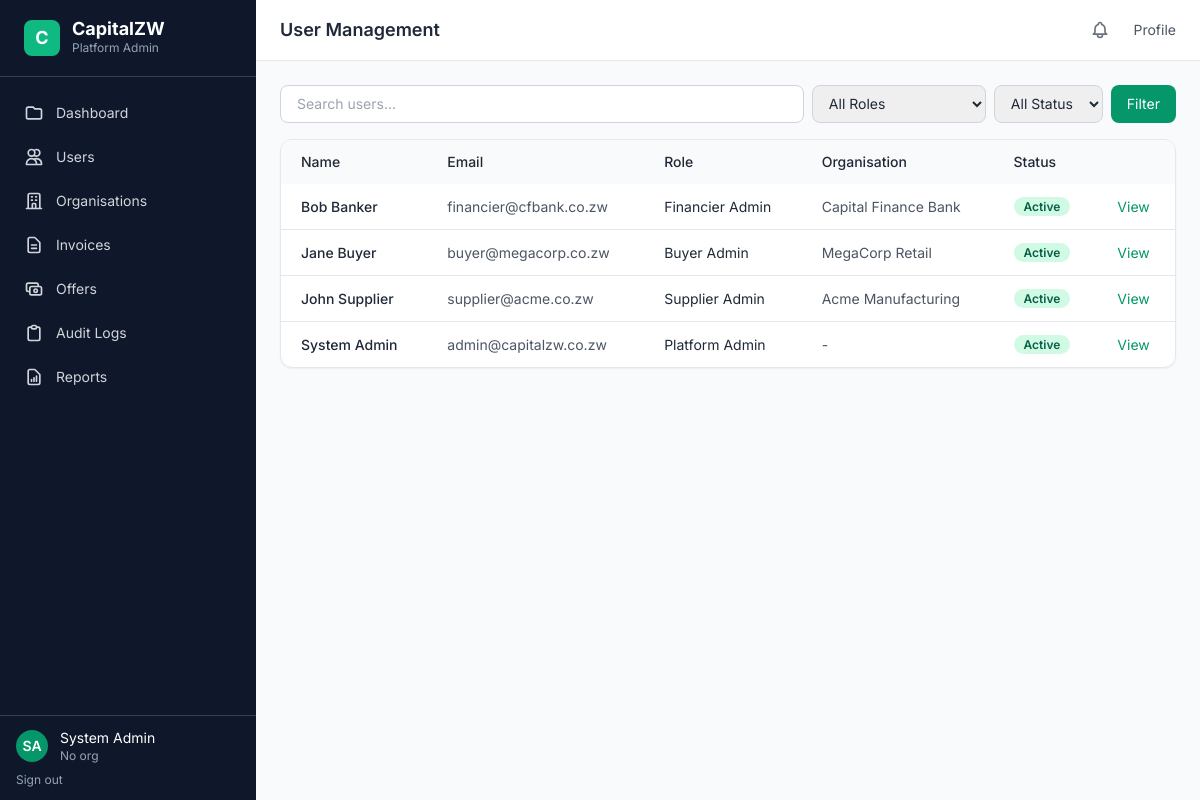
Page /auth/users/ (signed in) on the committed database.
### apps/accounts/models.py (models this page shows, shortened)
class User(AbstractBaseUser, PermissionsMixin):
    ROLE_CHOICES = settings.USER_ROLES
    id = models.UUIDField(primary_key=True, default=uuid.uuid4, editable=False)
    organisation = models.ForeignKey(
        'organisations.Organisation', on_delete=models.SET_NULL,
        null=True, blank=True, related_name='users'
    )
    first_name = models.CharField(max_length=150)
    last_name = models.CharField(max_length=150)
    email = models.EmailField(unique=True)
    phone = models.CharField(max_length=20, blank=True)
    role = models.CharField(max_length=30, choices=ROLE_CHOICES, default='supplier_user')
    is_active = models.BooleanField(default=False)
    is_staff = models.BooleanField(default=False)
    is_email_verified = models.BooleanField(default=False)
    last_login_at = models.DateTimeField(null=True, blank=True)
    created_at = models.DateTimeField(auto_now_add=True)
    updated_at = models.DateTimeField(auto_now=True)
    objects = UserManager()
    USERNAME_FIELD = 'email'
    REQUIRED_FIELDS = ['first_name', 'last_name']
    class Meta:
        ordering = ['-created_at']
        verbose_name = 'User'
        verbose_name_plural = 'Users'
    @property
    def full_name(self):
        return f"{self.first_name} {self.last_name}"
    @property
    def is_supplier(self):
        return self.role in settings.SUPPLIER_ROLES
    @property
    def is_buyer(self):
        return self.role in settings.BUYER_ROLES
    @property
    def is_financier(self):
        return self.role in settings.FINANCIER_ROLES
    @property
    def is_admin(self):
        return self.role in settings.ADMIN_ROLES

### apps/organisations/models.py (models this page shows, shortened)
class Organisation(models.Model):
    TYPE_CHOICES = [
        ('supplier', 'Supplier'),
        ('buyer', 'Buyer'),
        ('financier', 'Financier'),
        ('platform', 'Platform'),
        ('partner', 'Partner'),
    ]
    STATUS_CHOICES = [
        ('pending', 'Pending'),
        ('approved', 'Approved'),
        ('rejected', 'Rejected'),
        ('suspended', 'Suspended'),
    ]
    RISK_CHOICES = [
        ('low', 'Low'),
        ('medium', 'Medium'),
        ('high', 'High'),
        ('unrated', 'Unrated'),
    ]
    id = models.UUIDField(primary_key=True, default=uuid.uuid4, editable=False)
    name = models.CharField(max_length=255)
    trading_name = models.CharField(max_length=255, blank=True)
    organisation_type = models.CharField(max_length=20, choices=TYPE_CHOICES)
    registration_number = models.CharField(max_length=100, blank=True)
    tax_number = models.CharField(max_length=100, blank=True)
    sector = models.CharField(max_length=100, blank=True)
    country = models.CharField(max_length=100, default='Zimbabwe')
    city = models.CharField(max_length=100, blank=True)
    address = models.TextField(blank=True)
    contact_email = models.EmailField(blank=True)
    contact_phone = models.CharField(max_length=20, blank=True)
    status = models.CharField(max_length=20, choices=STATUS_CHOICES, default='pending')
    risk_rating = models.CharField(max_length=20, choices=RISK_CHOICES, default='unrated')
    created_at = models.DateTimeField(auto_now_add=True)
    updated_at = models.DateTimeField(auto_now=True)
    class Meta:
        ordering = ['name']

### apps/accounts/views.py (the view, shortened to what this page needs)
# urls.py: path('users/', views.user_list_view, name='user_list'),
@login_required
@admin_required
def user_list_view(request):
    users = User.objects.select_related('organisation').all()
    role_filter = request.GET.get('role', '')
    status_filter = request.GET.get('status', '')
    search = request.GET.get('q', '')
    if role_filter:
        users = users.filter(role=role_filter)
    if status_filter == 'active':
        users = users.filter(is_active=True)
    elif status_filter == 'inactive':
        users = users.filter(is_active=False)
    return render(request, 'admin_portal/users/list.html', {
        'users': users,
        'role_filter': role_filter,
        'status_filter': status_filter,
        'search': search,
    })

### apps/notifications/context_processors.py (called while the page is built)
def unread_notifications(request):
    if request.user.is_authenticated:
        count = request.user.notifications.filter(is_read=False).count()
        recent = request.user.notifications.filter(is_read=False)[:5]
        return {'unread_notification_count': count, 'recent_notifications': recent}
    return {'unread_notification_count': 0, 'recent_notifications': []}

### services/permissions.py (called while the page is built)
def role_required(allowed_roles):
    def decorator(view_func):
        @wraps(view_func)
        def _wrapped(request, *args, **kwargs):
            if not request.user.is_authenticated:
                return redirect('accounts:login')
            if request.user.role not in allowed_roles:
                messages.error(request, 'You do not have permission to access this page.')
                return redirect('dashboard:index')
            if request.user.organisation and request.user.organisation.is_suspended:
                messages.error(request, 'Your organisation has been suspended.')
                return redirect('accounts:suspended')
            return view_func(request, *args, **kwargs)
        return _wrapped
    return decorator

### templates/admin_portal/users/list.html (shortened to what this page needs)
{% extends "portal_base.html" %}
{% block title %}Users - CapitalZW{% endblock %}{% block page_title %}User Management{% endblock %}
{% block content %}
<div class="mb-4 flex gap-3">
    <form method="get" class="flex gap-2 flex-1">
        <input type="text" name="q" value="{{ search }}" placeholder="Search users..." class="px-4 py-2 border border-gray-300 rounded-lg text-sm flex-1 focus:ring-2 focus:ring-emerald-500">
        <select name="role" class="px-3 py-2 border border-gray-300 rounded-lg text-sm"><option value="">All Roles</option></select>
        <select name="status" class="px-3 py-2 border border-gray-300 rounded-lg text-sm"><option value="">All Status</option></select>
        <button type="submit" class="px-4 py-2 bg-emerald-600 text-white rounded-lg text-sm">Filter</button>
    </form>
</div>
<div class="bg-white rounded-xl border shadow-sm overflow-hidden">
    <table class="w-full text-sm">
        <thead class="bg-gray-50"><tr><th class="px-5 py-3 text-left font-medium">Name</th><th class="px-5 py-3 text-left font-medium">Email</th><th class="px-5 py-3 text-left font-medium">Role</th><th class="px-5 py-3 text-left font-medium">Organisation</th><th class="px-5 py-3 text-left font-medium">Status</th><th class="px-5 py-3"></th></tr></thead>
        <tbody class="divide-y">
        {% for u in users %}
        <tr class="hover:bg-gray-50"><td class="px-5 py-3 font-medium">{{ u.full_name }}</td><td class="px-5 py-3 text-gray-600">{{ u.email }}</td><td class="px-5 py-3">{{ u.get_role_display }}</td><td class="px-5 py-3 text-gray-600">{{ u.organisation.name|default:"-" }}</td><td class="px-5 py-3">{% if u.is_active %}<span class="status-badge status-approved">Active</span>{% else %}<span class="status-badge status-pending">Inactive</span>{% endif %}</td><td class="px-5 py-3"><a href="{% url 'accounts:user_detail' u.id %}" class="text-emerald-600 text-sm">View</a></td></tr>
        {% endfor %}
        </tbody>
    </table>
</div>
{% endblock %}

### templates/portal_base.html (shortened to what this page needs)
{% extends "base.html" %}
{% load humanize %}
{% block body %}
<div class="flex h-screen overflow-hidden">
    <aside id="sidebar" class="w-64 bg-slate-900 text-gray-300 flex flex-col flex-shrink-0 transition-transform duration-300 lg:translate-x-0 -translate-x-full fixed lg:static inset-y-0 left-0 z-30">
        <div class="flex items-center gap-3 px-6 py-5 border-b border-slate-700">
            <div class="w-9 h-9 bg-emerald-500 rounded-lg flex items-center justify-center">
                <span class="text-white font-bold text-lg">C</span>
            </div>
            <div>
                <h1 class="text-white font-bold text-lg leading-none">CapitalZW</h1>
                <p class="text-xs text-slate-400 mt-0.5">{{ request.user.get_role_display }}</p>
            </div>
        </div>
        <nav class="flex-1 px-3 py-4 space-y-1 overflow-y-auto">
            {% block sidebar_nav %}
            {% if request.user.is_supplier %}
            <a href="{% url 'dashboard:supplier' %}" class="sidebar-link flex items-center gap-3 px-3 py-2.5 rounded-lg text-sm">
                <svg class="w-5 h-5" fill="none" stroke="currentColor" viewBox="0 0 24 24"><path stroke-linecap="round" stroke-linejoin="round" stroke-width="2" d="M3 7v10a2 2 0 002 2h14a2 2 0 002-2V9a2 2 0 00-2-2h-6l-2-2H5a2 2 0 00-2 2z"/></svg>
                Dashboard
            </a>
            <a href="{% url 'invoices:create' %}" class="sidebar-link flex items-center gap-3 px-3 py-2.5 rounded-lg text-sm">
                <svg class="w-5 h-5" fill="none" stroke="currentColor" viewBox="0 0 24 24"><path stroke-linecap="round" stroke-linejoin="round" stroke-width="2" d="M12 4v16m8-8H4"/></svg>
                Submit Invoice
            </a>
            <a href="{% url 'invoices:supplier_list' %}" class="sidebar-link flex items-center gap-3 px-3 py-2.5 rounded-lg text-sm">
                <svg class="w-5 h-5" fill="none" stroke="currentColor" viewBox="0 0 24 24"><path stroke-linecap="round" stroke-linejoin="round" stroke-width="2" d="M9 12h6m-6 4h6m2 5H7a2 2 0 01-2-2V5a2 2 0 012-2h5.586a1 1 0 01.707.293l5.414 5.414a1 1 0 01.293.707V19a2 2 0 01-2 2z"/></svg>
                My Invoices
            </a>
            <a href="{% url 'reports:invoices' %}" class="sidebar-link flex items-center gap-3 px-3 py-2.5 rounded-lg text-sm">
                <svg class="w-5 h-5" fill="none" stroke="currentColor" viewBox="0 0 24 24"><path stroke-linecap="round" stroke-linejoin="round" stroke-width="2" d="M9 17v-2m3 2v-4m3 4v-6m2 10H7a2 2 0 01-2-2V5a2 2 0 012-2h5.586a1 1 0 01.707.293l5.414 5.414a1 1 0 01.293.707V19a2 2 0 01-2 2z"/></svg>
                Reports
            </a>
            {% elif request.user.is_admin %}
            <a href="{% url 'dashboard:admin' %}" class="sidebar-link flex items-center gap-3 px-3 py-2.5 rounded-lg text-sm">
                <svg class="w-5 h-5" fill="none" stroke="currentColor" viewBox="0 0 24 24"><path stroke-linecap="round" stroke-linejoin="round" stroke-width="2" d="M3 7v10a2 2 0 002 2h14a2 2 0 002-2V9a2 2 0 00-2-2h-6l-2-2H5a2 2 0 00-2 2z"/></svg>
                Dashboard
            </a>
            <a href="{% url 'accounts:user_list' %}" class="sidebar-link flex items-center gap-3 px-3 py-2.5 rounded-lg text-sm">
                <svg class="w-5 h-5" fill="none" stroke="currentColor" viewBox="0 0 24 24"><path stroke-linecap="round" stroke-linejoin="round" stroke-width="2" d="M12 4.354a4 4 0 110 5.292M15 21H3v-1a6 6 0 0112 0v1zm0 0h6v-1a6 6 0 00-9-5.197M13 7a4 4 0 11-8 0 4 4 0 018 0z"/></svg>
                Users
            </a>
            <a href="{% url 'organisations:list' %}" class="sidebar-link flex items-center gap-3 px-3 py-2.5 rounded-lg text-sm">
                <svg class="w-5 h-5" fill="none" stroke="currentColor" viewBox="0 0 24 24"><path stroke-linecap="round" stroke-linejoin="round" stroke-width="2" d="M19 21V5a2 2 0 00-2-2H7a2 2 0 00-2 2v16m14 0h2m-2 0h-5m-9 0H3m2 0h5M9 7h1m-1 4h1m4-4h1m-1 4h1m-5 10v-5a1 1 0 011-1h2a1 1 0 011 1v5m-4 0h4"/></svg>
                Organisations
            </a>
            <a href="{% url 'invoices:admin_list' %}" class="sidebar-link flex items-center gap-3 px-3 py-2.5 rounded-lg text-sm">
                <svg class="w-5 h-5" fill="none" stroke="currentColor" viewBox="0 0 24 24"><path stroke-linecap="round" stroke-linejoin="round" stroke-width="2" d="M9 12h6m-6 4h6m2 5H7a2 2 0 01-2-2V5a2 2 0 012-2h5.586a1 1 0 01.707.293l5.414 5.414a1 1 0 01.293.707V19a2 2 0 01-2 2z"/></svg>
                Invoices
            </a>
            <a href="{% url 'invoices:admin_offers' %}" class="sidebar-link flex items-center gap-3 px-3 py-2.5 rounded-lg text-sm">
                <svg class="w-5 h-5" fill="none" stroke="currentColor" viewBox="0 0 24 24"><path stroke-linecap="round" stroke-linejoin="round" stroke-width="2" d="M17 9V7a2 2 0 00-2-2H5a2 2 0 00-2 2v6a2 2 0 002 2h2m2 4h10a2 2 0 002-2v-6a2 2 0 00-2-2H9a2 2 0 00-2 2v6a2 2 0 002 2zm7-5a2 2 0 11-4 0 2 2 0 014 0z"/></svg>
                Offers
            </a>
            <a href="{% url 'audit:list' %}" class="sidebar-link flex items-center gap-3 px-3 py-2.5 rounded-lg text-sm">
                <svg class="w-5 h-5" fill="none" stroke="currentColor" viewBox="0 0 24 24"><path stroke-linecap="round" stroke-linejoin="round" stroke-width="2" d="M9 5H7a2 2 0 00-2 2v12a2 2 0 002 2h10a2 2 0 002-2V7a2 2 0 00-2-2h-2M9 5a2 2 0 002 2h2a2 2 0 002-2M9 5a2 2 0 012-2h2a2 2 0 012 2"/></svg>
                Audit Logs
            </a>
            <a href="{% url 'reports:invoices' %}" class="sidebar-link flex items-center gap-3 px-3 py-2.5 rounded-lg text-sm">
                <svg class="w-5 h-5" fill="none" stroke="currentColor" viewBox="0 0 24 24"><path stroke-linecap="round" stroke-linejoin="round" stroke-width="2" d="M9 17v-2m3 2v-4m3 4v-6m2 10H7a2 2 0 01-2-2V5a2 2 0 012-2h5.586a1 1 0 01.707.293l5.414 5.414a1 1 0 01.293.707V19a2 2 0 01-2 2z"/></svg>
                Reports
            </a>
            {% elif request.user.is_compliance %}
            <a href="{% url 'dashboard:compliance' %}" class="sidebar-link flex items-center gap-3 px-3 py-2.5 rounded-lg text-sm">Dashboard</a>
            <a href="{% url 'audit:list' %}" class="sidebar-link flex items-center gap-3 px-3 py-2.5 rounded-lg text-sm">Audit Logs</a>
            {% endif %}
            {% endblock %}
        </nav>
        <div class="px-4 py-3 border-t border-slate-700">
            <div class="flex items-center gap-3">
                <div class="w-8 h-8 bg-emerald-600 rounded-full flex items-center justify-center text-white text-sm font-semibold">
                    {{ request.user.first_name.0 }}{{ request.user.last_name.0 }}
                </div>
                <div class="flex-1 min-w-0">
                    <p class="text-sm text-white truncate">{{ request.user.full_name }}</p>
                    <p class="text-xs text-slate-400 truncate">{{ request.user.organisation.name|default:"No org" }}</p>
                </div>
            </div>
            <a href="{% url 'accounts:logout' %}" class="mt-2 block text-xs text-slate-400 hover:text-red-400 transition-colors">Sign out</a>
        </div>
    </aside>
    <div class="flex-1 flex flex-col overflow-hidden">
        <header class="bg-white border-b border-gray-200 px-6 py-3 flex items-center justify-between flex-shrink-0">
            <div class="flex items-center gap-4">
                <h2 class="text-lg font-semibold text-gray-800">{% block page_title %}Dashboard{% endblock %}</h2>
            </div>
            <div class="flex items-center gap-4">
                <a href="{% url 'notifications:list' %}" class="relative p-2 rounded-lg hover:bg-gray-100 transition-colors">
                </a>
                <a href="{% url 'accounts:profile' %}" class="text-sm text-gray-600 hover:text-emerald-600 transition-colors">Profile</a>
            </div>
        </header>
        <main class="flex-1 overflow-y-auto p-6">
            {% block content %}{% endblock %}
        </main>
    </div>
</div>
{% endblock %}

### templates/base.html (shortened to what this page needs)
{% load static humanize %}
<!DOCTYPE html>
<html lang="en">
<head>
    <script src="https://cdn.tailwindcss.com"></script>
</head>
<body class="bg-gray-50 text-gray-800 antialiased">
    {% block body %}{% endblock %}
</body>
</html>

### templates/base.html (style rules this page uses)
body { font-family: 'Inter', sans-serif; }
.sidebar-link { transition: all 0.2s; }
.status-badge { padding: 2px 10px; border-radius: 9999px; font-size: 0.75rem; font-weight: 600; }
.status-available_for_financing, .status-approved, .status-approved_by_buyer { background: #d1fae5; color: #065f46; }

### rows in the picture
User: user.role "Platform Admin", user.first_name.0 "S", user.last_name.0 "A", user.full_name "System Admin", user.organisation.name "No org", full_name "System Admin", email "admin@capitalzw.co.zw", role "Platform Admin", organisation.name "-", is_active "Active"
User: full_name "Bob Banker", email "financier@cfbank.co.zw", role "Financier Admin", organisation.name "Capital Finance Bank", is_active "Active"
User: full_name "Jane Buyer", email "buyer@megacorp.co.zw", role "Buyer Admin", organisation.name "MegaCorp Retail", is_active "Active"
User: full_name "John Supplier", email "supplier@acme.co.zw", role "Supplier Admin", organisation.name "Acme Manufacturing", is_active "Active"
